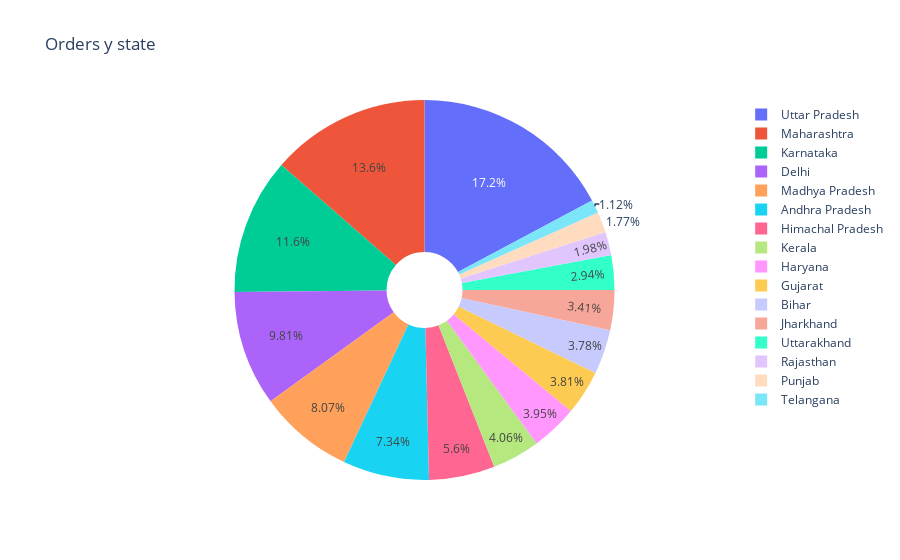

This figure's notebook cell:
### Code cell
# Pie chart 
fig = go.Figure(data=[go.Pie(labels=group_data['State'], values=group_data['Orders'], hole=0.2)])
fig.update_layout(title='Orders y state')
fig.show()

### Figure 1 — Plotly figure (JSON) as saved in the notebook; plotly's stock layout.template omitted (floating-point values rounded to 4 significant figures)
{"data": [{"hole": 0.2, "labels": ["Andhra Pradesh", "Bihar", "Delhi", "Gujarat", "Haryana", "Himachal Pradesh", "Jharkhand", "Karnataka", "Kerala", "Madhya Pradesh", "Maharashtra", "Punjab", "Rajasthan", "Telangana", "Uttar Pradesh", "Uttarakhand"], "type": "pie", "values": [2054, 1058, 2744, 1067, 1106, 1568, 953, 3241, 1137, 2259, 3799, 495, 555, 312, 4809, 824]}], "layout": {"autosize": true, "title": {"text": "Orders y state"}}}
